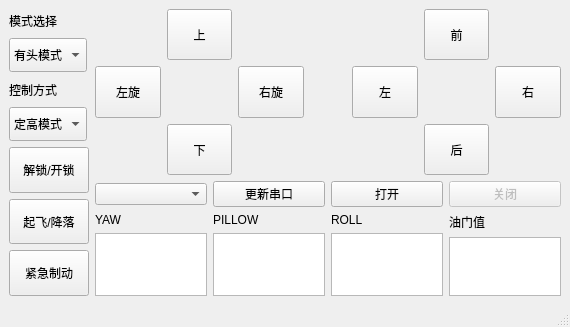
<?xml version="1.0" encoding="UTF-8"?>
<ui version="4.0">
 <class>MainWindow</class>
 <widget class="QMainWindow" name="MainWindow">
  <property name="geometry">
   <rect>
    <x>0</x>
    <y>0</y>
    <width>570</width>
    <height>327</height>
   </rect>
  </property>
  <property name="windowTitle">
   <string>MainWindow</string>
  </property>
  <widget class="QWidget" name="centralwidget">
   <layout class="QVBoxLayout" name="verticalLayout">
    <item>
     <layout class="QHBoxLayout" name="horizontalLayout_3">
      <item>
       <layout class="QVBoxLayout" name="verticalLayout_2" stretch="2,3,2,3,4,4,4">
        <item>
         <widget class="QLabel" name="label">
          <property name="sizePolicy">
           <sizepolicy hsizetype="Fixed" vsizetype="Minimum">
            <horstretch>0</horstretch>
            <verstretch>0</verstretch>
           </sizepolicy>
          </property>
          <property name="text">
           <string>模式选择</string>
          </property>
         </widget>
        </item>
        <item>
         <widget class="QComboBox" name="mode">
          <property name="sizePolicy">
           <sizepolicy hsizetype="Fixed" vsizetype="Minimum">
            <horstretch>0</horstretch>
            <verstretch>0</verstretch>
           </sizepolicy>
          </property>
          <item>
           <property name="text">
            <string>有头模式</string>
           </property>
          </item>
          <item>
           <property name="text">
            <string>无头模式</string>
           </property>
          </item>
         </widget>
        </item>
        <item>
         <widget class="QLabel" name="label_2">
          <property name="sizePolicy">
           <sizepolicy hsizetype="Fixed" vsizetype="Minimum">
            <horstretch>0</horstretch>
            <verstretch>0</verstretch>
           </sizepolicy>
          </property>
          <property name="text">
           <string>控制方式</string>
          </property>
         </widget>
        </item>
        <item>
         <widget class="QComboBox" name="control">
          <property name="sizePolicy">
           <sizepolicy hsizetype="Fixed" vsizetype="Minimum">
            <horstretch>0</horstretch>
            <verstretch>0</verstretch>
           </sizepolicy>
          </property>
          <item>
           <property name="text">
            <string>定高模式</string>
           </property>
          </item>
          <item>
           <property name="text">
            <string>手动模式</string>
           </property>
          </item>
          <item>
           <property name="text">
            <string>定点模式</string>
           </property>
          </item>
         </widget>
        </item>
        <item>
         <widget class="QPushButton" name="lock">
          <property name="sizePolicy">
           <sizepolicy hsizetype="Fixed" vsizetype="Minimum">
            <horstretch>0</horstretch>
            <verstretch>0</verstretch>
           </sizepolicy>
          </property>
          <property name="text">
           <string>解锁/开锁</string>
          </property>
         </widget>
        </item>
        <item>
         <widget class="QPushButton" name="fly_land">
          <property name="sizePolicy">
           <sizepolicy hsizetype="Fixed" vsizetype="Minimum">
            <horstretch>0</horstretch>
            <verstretch>0</verstretch>
           </sizepolicy>
          </property>
          <property name="text">
           <string>起飞/降落</string>
          </property>
         </widget>
        </item>
        <item>
         <widget class="QPushButton" name="shut_down">
          <property name="sizePolicy">
           <sizepolicy hsizetype="Fixed" vsizetype="Minimum">
            <horstretch>0</horstretch>
            <verstretch>0</verstretch>
           </sizepolicy>
          </property>
          <property name="text">
           <string>紧急制动</string>
          </property>
         </widget>
        </item>
       </layout>
      </item>
      <item>
       <layout class="QVBoxLayout" name="verticalLayout_7" stretch="2,0,1">
        <item>
         <layout class="QHBoxLayout" name="horizontalLayout_2" stretch="5,1,5">
          <item>
           <layout class="QGridLayout" name="gridLayout">
            <item row="0" column="1">
             <widget class="QPushButton" name="up">
              <property name="sizePolicy">
               <sizepolicy hsizetype="Ignored" vsizetype="Ignored">
                <horstretch>0</horstretch>
                <verstretch>0</verstretch>
               </sizepolicy>
              </property>
              <property name="text">
               <string>上</string>
              </property>
             </widget>
            </item>
            <item row="1" column="0">
             <widget class="QPushButton" name="left_roll">
              <property name="sizePolicy">
               <sizepolicy hsizetype="Ignored" vsizetype="Ignored">
                <horstretch>0</horstretch>
                <verstretch>0</verstretch>
               </sizepolicy>
              </property>
              <property name="text">
               <string>左旋</string>
              </property>
             </widget>
            </item>
            <item row="1" column="2">
             <widget class="QPushButton" name="right_roll">
              <property name="sizePolicy">
               <sizepolicy hsizetype="Ignored" vsizetype="Ignored">
                <horstretch>0</horstretch>
                <verstretch>0</verstretch>
               </sizepolicy>
              </property>
              <property name="text">
               <string>右旋</string>
              </property>
             </widget>
            </item>
            <item row="2" column="1">
             <widget class="QPushButton" name="down">
              <property name="sizePolicy">
               <sizepolicy hsizetype="Ignored" vsizetype="Ignored">
                <horstretch>0</horstretch>
                <verstretch>0</verstretch>
               </sizepolicy>
              </property>
              <property name="text">
               <string>下</string>
              </property>
             </widget>
            </item>
           </layout>
          </item>
          <item>
           <spacer name="horizontalSpacer">
            <property name="orientation">
             <enum>Qt::Horizontal</enum>
            </property>
            <property name="sizeHint" stdset="0">
             <size>
              <width>4</width>
              <height>20</height>
             </size>
            </property>
           </spacer>
          </item>
          <item>
           <layout class="QGridLayout" name="gridLayout_2">
            <item row="0" column="1">
             <widget class="QPushButton" name="forward">
              <property name="sizePolicy">
               <sizepolicy hsizetype="Ignored" vsizetype="Ignored">
                <horstretch>0</horstretch>
                <verstretch>0</verstretch>
               </sizepolicy>
              </property>
              <property name="text">
               <string>前</string>
              </property>
             </widget>
            </item>
            <item row="2" column="1">
             <widget class="QPushButton" name="back">
              <property name="sizePolicy">
               <sizepolicy hsizetype="Ignored" vsizetype="Ignored">
                <horstretch>0</horstretch>
                <verstretch>0</verstretch>
               </sizepolicy>
              </property>
              <property name="text">
               <string>后</string>
              </property>
             </widget>
            </item>
            <item row="1" column="0">
             <widget class="QPushButton" name="left">
              <property name="sizePolicy">
               <sizepolicy hsizetype="Ignored" vsizetype="Ignored">
                <horstretch>0</horstretch>
                <verstretch>0</verstretch>
               </sizepolicy>
              </property>
              <property name="text">
               <string>左</string>
              </property>
             </widget>
            </item>
            <item row="1" column="2">
             <widget class="QPushButton" name="right">
              <property name="sizePolicy">
               <sizepolicy hsizetype="Ignored" vsizetype="Ignored">
                <horstretch>0</horstretch>
                <verstretch>0</verstretch>
               </sizepolicy>
              </property>
              <property name="text">
               <string>右</string>
              </property>
             </widget>
            </item>
           </layout>
          </item>
         </layout>
        </item>
        <item>
         <layout class="QHBoxLayout" name="horizontalLayout_4">
          <item>
           <widget class="QComboBox" name="port_list">
            <property name="enabled">
             <bool>true</bool>
            </property>
           </widget>
          </item>
          <item>
           <widget class="QPushButton" name="update_button">
            <property name="text">
             <string>更新串口</string>
            </property>
           </widget>
          </item>
          <item>
           <widget class="QPushButton" name="open_port">
            <property name="enabled">
             <bool>true</bool>
            </property>
            <property name="text">
             <string>打开</string>
            </property>
           </widget>
          </item>
          <item>
           <widget class="QPushButton" name="close_port">
            <property name="enabled">
             <bool>false</bool>
            </property>
            <property name="text">
             <string>关闭</string>
            </property>
           </widget>
          </item>
         </layout>
        </item>
        <item>
         <layout class="QHBoxLayout" name="horizontalLayout">
          <item>
           <layout class="QVBoxLayout" name="verticalLayout_3" stretch="1,1">
            <property name="leftMargin">
             <number>0</number>
            </property>
            <item>
             <widget class="QLabel" name="label_3">
              <property name="enabled">
               <bool>true</bool>
              </property>
              <property name="sizePolicy">
               <sizepolicy hsizetype="Fixed" vsizetype="Fixed">
                <horstretch>0</horstretch>
                <verstretch>0</verstretch>
               </sizepolicy>
              </property>
              <property name="layoutDirection">
               <enum>Qt::LeftToRight</enum>
              </property>
              <property name="autoFillBackground">
               <bool>false</bool>
              </property>
              <property name="text">
               <string>YAW</string>
              </property>
              <property name="margin">
               <number>0</number>
              </property>
             </widget>
            </item>
            <item>
             <widget class="QTextBrowser" name="textBrowser">
              <property name="sizePolicy">
               <sizepolicy hsizetype="Ignored" vsizetype="Ignored">
                <horstretch>0</horstretch>
                <verstretch>0</verstretch>
               </sizepolicy>
              </property>
             </widget>
            </item>
           </layout>
          </item>
          <item>
           <layout class="QVBoxLayout" name="verticalLayout_4" stretch="1,1">
            <item>
             <widget class="QLabel" name="label_4">
              <property name="sizePolicy">
               <sizepolicy hsizetype="Fixed" vsizetype="Fixed">
                <horstretch>0</horstretch>
                <verstretch>0</verstretch>
               </sizepolicy>
              </property>
              <property name="text">
               <string>PILLOW</string>
              </property>
             </widget>
            </item>
            <item>
             <widget class="QTextBrowser" name="textBrowser_2">
              <property name="sizePolicy">
               <sizepolicy hsizetype="Ignored" vsizetype="Ignored">
                <horstretch>0</horstretch>
                <verstretch>0</verstretch>
               </sizepolicy>
              </property>
             </widget>
            </item>
           </layout>
          </item>
          <item>
           <layout class="QVBoxLayout" name="verticalLayout_5" stretch="1,1">
            <item>
             <widget class="QLabel" name="label_5">
              <property name="sizePolicy">
               <sizepolicy hsizetype="Fixed" vsizetype="Fixed">
                <horstretch>0</horstretch>
                <verstretch>0</verstretch>
               </sizepolicy>
              </property>
              <property name="text">
               <string>ROLL</string>
              </property>
             </widget>
            </item>
            <item>
             <widget class="QTextBrowser" name="textBrowser_3">
              <property name="sizePolicy">
               <sizepolicy hsizetype="Ignored" vsizetype="Ignored">
                <horstretch>0</horstretch>
                <verstretch>0</verstretch>
               </sizepolicy>
              </property>
             </widget>
            </item>
           </layout>
          </item>
          <item>
           <layout class="QVBoxLayout" name="verticalLayout_6" stretch="1,1">
            <item>
             <widget class="QLabel" name="label_6">
              <property name="sizePolicy">
               <sizepolicy hsizetype="Fixed" vsizetype="Fixed">
                <horstretch>0</horstretch>
                <verstretch>0</verstretch>
               </sizepolicy>
              </property>
              <property name="text">
               <string>油门值</string>
              </property>
             </widget>
            </item>
            <item>
             <widget class="QTextBrowser" name="textBrowser_4">
              <property name="sizePolicy">
               <sizepolicy hsizetype="Ignored" vsizetype="Ignored">
                <horstretch>0</horstretch>
                <verstretch>0</verstretch>
               </sizepolicy>
              </property>
             </widget>
            </item>
           </layout>
          </item>
         </layout>
        </item>
       </layout>
      </item>
     </layout>
    </item>
   </layout>
  </widget>
  <widget class="QMenuBar" name="menubar">
   <property name="geometry">
    <rect>
     <x>0</x>
     <y>0</y>
     <width>570</width>
     <height>22</height>
    </rect>
   </property>
  </widget>
  <widget class="QStatusBar" name="statusbar"/>
 </widget>
 <resources/>
 <connections/>
</ui>
